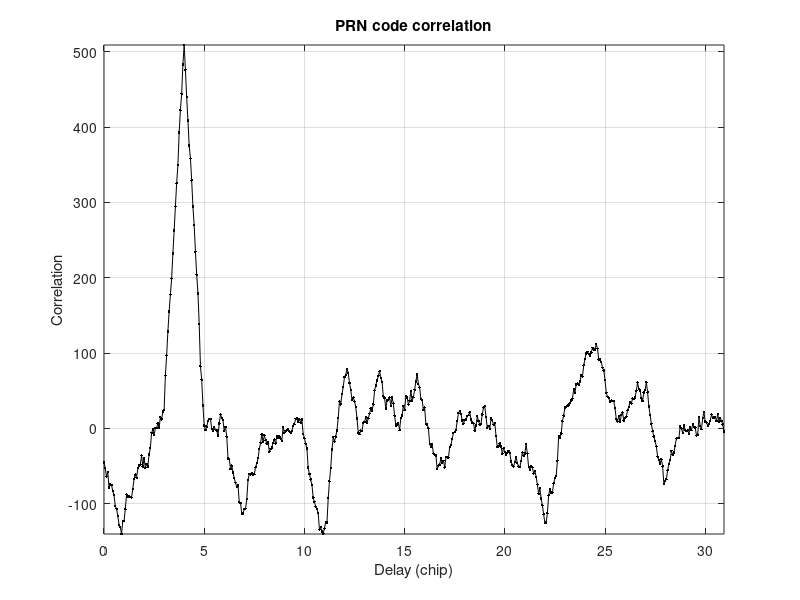

Source code (MATLAB):
% -------------------------------------------------------------------------
% Chapter 23:
% An overview on Global Positioning Techniques for Harsh Environments
% Example 1: Correlation between two spreading codes with noise,
%            effect of a longer code
% Author: Nicola Linty, Politecnico di Torino
% Based on a code by Marco Pini, Istituto Superiore Mario Boella (Chapter 21)
% -------------------------------------------------------------------------

%--- Clean up the environment
clear
close all
clc

%--- Variables definition
Rc = 0.5e6;                              % Code Rate (chip/s)
Fs = 8e6;                                % Sampling Frequency (Hz)

%--- define PRN codes
cLoc1 = [1 -1 1 -1 -1 -1 -1 1 -1 ...
         1 -1 -1 -1 1 -1 -1 1 1 1 -1];   
cLoc2 = [ 1 1 -1 1 -1 1 1 -1 -1 1 ...
         1 1 1 1 -1 -1 -1 1 1 -1 1 ...
         1 1 -1 1 -1 1 -1 -1 -1 -1 ];

% cLoc = cLoc1;
cLoc = cLoc2;

L = length(cLoc);                        % Code Length (chip)
N = floor(Fs*L/Rc);                      % Code Length (samples)

%--- Sample the local code
k = 0:N-1;                               
cLocSampled = cLoc(floor(k*Rc/Fs)+1); % cLoc code sampled at Fs

%--- Generate the incoming code with 3 periods of cLoc, sample and shift
cIn = [cLoc cLoc cLoc];
k = 0:3*N-1;
cInSampled = cIn( floor( k*Rc/Fs ) + 1 );  % cIn code sampled at Fs

%--- Samples of the incoming code with a code-phase shift
Delay = 4*Fs/Rc;                        % code Delay (samples)
cInSampledShift = circshift(cInSampled, [0 Delay]);

%--- Add AWGN noise
sigmaAWGN = 1;
% sigmaAWGN = 4;
% sigmaAWGN = 8;

cInSampledNoise = cInSampledShift + sigmaAWGN * randn(1, 3*N);

%--- Correlate the two sequences of samples
Corr = zeros(1, N); % initialize the variable
for index = 0:N-1
   %--- correlate the codes
   Corr(index+1) = cInSampledNoise(1+index:N+index) * cLocSampled(1:N)';                    
end    

%--- Plot correlation functions
xAxis = [0:(N-1)] ./ Fs .* Rc;         % Prepare x-axis (chip)

figure,
plot(xAxis, Corr, '.-k'),
grid on
xlabel('Delay (chip)')
ylabel('Correlation')
title('PRN code correlation')
axis tight